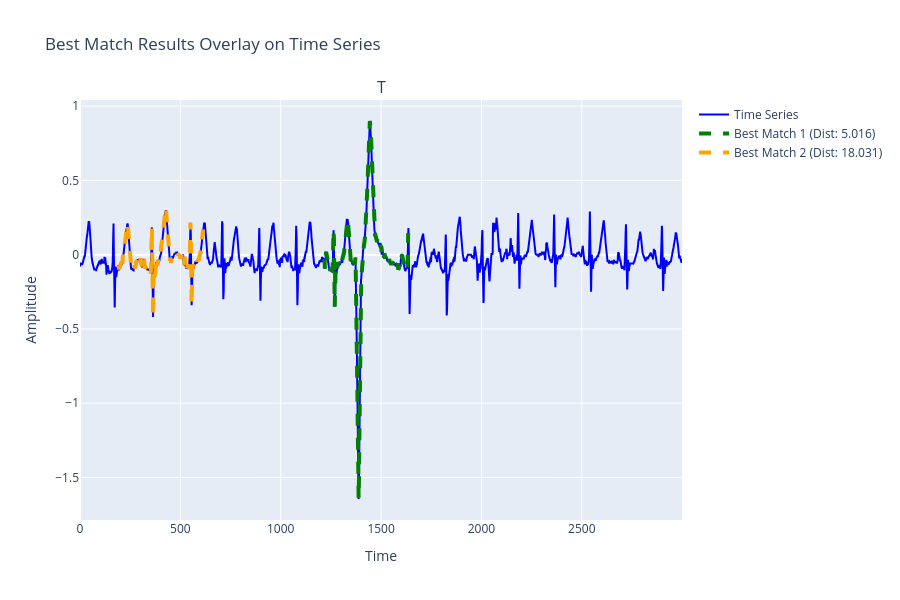

The cell this chart's notebook holds for it:
### Markdown cell above
### **Задача 2.**

Проделайте такие же шаги для поиска по образцу, как и в задаче 1, но теперь вычислите профиль расстояния с помощью одной из выбранных вами версий алгоритма MASS. Для этого используйте стороннюю библиотеку *mass-ts*. Со списком всех функций, которые предоставляет данная библиотека, и их описанием вы можете ознакомиться в [репозитории библиотеки GitHub](https://github.com/matrix-profile-foundation/mass-ts).

Обратите внимание, что MASS 2 и MASS 3 возвращают профиль расстояния в виде вектора комплексных чисел. Для дальнейшей работы с профилем расстояния используйте только вещественные части комплексных чисел.

### Code cell
import mass_ts as mts
import math

# Параметры для поиска
topK = 2
excl_zone_frac = 0.5
excl_zone = math.ceil(len(query) * excl_zone_frac)
is_normalize = True
# mass
# distances = mts.mass(ts, query)

# mass2
# distances = mts.mass2(ts, query)

# mass2
distances = mts.mass3(ts, query, 500)


# Вычисление профиля расстояний с помощью алгоритма MASS

distance_profile_mass = distances

#  берём только вещественную часть
distance_profile_mass_real = distance_profile_mass.real

# Поиск topK совпадений
naive_bestmatch_results_mass = topK_match(distance_profile_mass_real, excl_zone, topK)

# Результат
print("Лучшие совпадения (MASS):", naive_bestmatch_results_mass)

# Визуализация совпадений
plot_bestmatch_results(ts, query, naive_bestmatch_results_mass)

### Figure 1 — Plotly figure (JSON) as saved in the notebook; plotly's stock layout.template omitted (floating-point values rounded to 4 significant figures; data arrays with more than 128 entries replaced by an {"elided": "..."} marker saying what was removed)
{"data": [{"line": {"color": "blue"}, "name": "Time Series", "x": {"elided": "3000 int values"}, "y": {"elided": "3000 float values"}, "type": "scatter", "xaxis": "x", "yaxis": "y"}, {"line": {"color": "green", "dash": "dash", "width": 4}, "name": "Best Match 1 (Dist: 5.016)", "x": {"elided": "421 int values"}, "y": {"elided": "421 float values"}, "type": "scatter", "xaxis": "x", "yaxis": "y"}, {"line": {"color": "orange", "dash": "dash", "width": 4}, "name": "Best Match 2 (Dist: 18.031)", "x": {"elided": "421 int values"}, "y": {"elided": "421 float values"}, "type": "scatter", "xaxis": "x", "yaxis": "y"}], "layout": {"xaxis": {"anchor": "y", "domain": [0.0, 1.0], "title": {"text": "Time"}}, "yaxis": {"anchor": "x", "domain": [0.0, 1.0], "title": {"text": "Amplitude"}}, "annotations": [{"font": {"size": 16}, "showarrow": false, "text": "T", "x": 0.5, "xanchor": "center", "xref": "paper", "y": 1.0, "yanchor": "bottom", "yref": "paper"}], "title": {"text": "Best Match Results Overlay on Time Series"}, "height": 600}}
